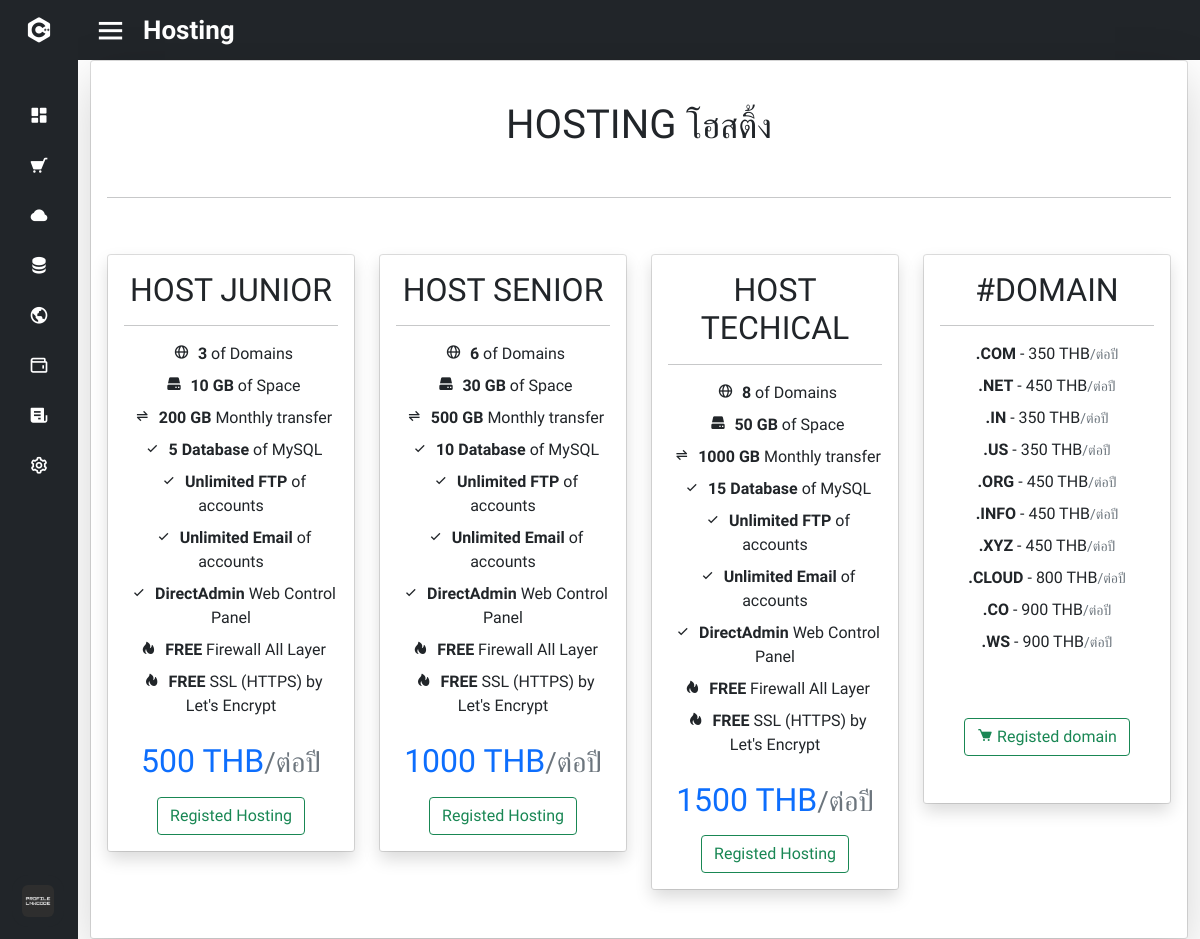
/gg/Hosting.php (signed in), run on the app's committed database.
### tables this page shows
CREATE TABLE IF NOT EXISTS `package_plan_hosting` (
  `pack_hosting_id` int(11) NOT NULL DEFAULT 0,
  `hosting_pack_domains` int(11) NOT NULL DEFAULT 0,
  `hosting_pack_space` int(11) NOT NULL DEFAULT 0,
  `hosting_pack_transfer` int(11) NOT NULL DEFAULT 0,
  `hosting_pack_database` int(11) NOT NULL DEFAULT 0,
  `hosting_pack_type` varchar(50) NOT NULL,
  `hosting_pack_price_y` float NOT NULL DEFAULT 0,
  `hosting_pack_name` varchar(50) DEFAULT NULL,
  PRIMARY KEY (`pack_hosting_id`),
  KEY `hosting_pack_type` (`hosting_pack_type`),
  CONSTRAINT `FK_package_plan_hosting_period_of_payment` FOREIGN KEY (`hosting_pack_type`) REFERENCES `period_of_payment` (`pop_id`) ON DELETE NO ACTION ON UPDATE NO ACTION
);

### gg/Hosting.php (the view, shortened to what this page needs)
<?php
    require_once 'config/db.php';
?>
<!DOCTYPE html>
<html lang="en" dir="ltr">
  <head>
    <link rel="stylesheet" href="stylet.css">
    <link href='https://unpkg.com/boxicons@2.0.7/css/boxicons.min.css' rel='stylesheet'>
    <link rel="stylesheet" href="https://cdn.jsdelivr.net/npm/bootstrap-icons@1.8.1/font/bootstrap-icons.css">
    <link rel="stylesheet" href="myProjects/webProject/icofont/css/icofont.min.css">
    <link rel="stylesheet" href="https://cdnjs.cloudflare.com/ajax/libs/font-awesome/4.7.0/css/font-awesome.min.css">
    <link href="https://cdn.jsdelivr.net/npm/bootstrap@5.1.3/dist/css/bootstrap.min.css" rel="stylesheet">
   </head>
<body>
  <div class="sidebar close">
    <div class="logo-details">
      <i class='bx bxl-c-plus-plus'></i>
    </div>
    <ul class="nav-links">
      <li>
        <a href="user.php">
          <i class='bx bxs-dashboard'></i>
        </a>
      </li>
      <li>
        <div class="iocn-link">
          <a href="#">
            <i class='bx bxs-cart bx-flip-horizontal' ></i>
          </a>
        </div>
      </li>
      <li>
        <a href="Clouds_server.php">
          <i class='bx bxs-cloud'></i>
        </a>
      </li>
      <li>
        <a href="Hosting.php">
          <i class='bx bxs-data' ></i>
        </a>
      </li>
      <li>
        <a href="Domain.php">
          <i class='bx bx-world' ></i>
        </a>
      </li>
      <li>
        <a href="topup.php">
          <i class='bx bx-wallet'></i>
        </a>
      </li>
      <li>
        <a href="receipt.php">
          <i class='bx bxs-receipt'></i>
        </a>
      </li>
      <li>
        <div class="iocn-link">
          <a href="#">
            <i class='bx bx-cog' ></i>
          </a>
        </div>
      </li>
      <li>
    <div class="profile-details">
      <div class="profile-content">
        <img src="image/profile.jpg" alt="profileImg">
      </div>
    </div>
  </li>
</ul>
  </div>
  <section class="home-section">
    <div class="home-content">
      <i class='bx bx-menu' style='color:#ffffff'></i>
      <span class="text" style='color:#ffffff'>Hosting</span>
    </div>
<div class="container">
  <div class="card text-center" style="width: auto;">
    <div class="card-body shadow-lg">
            <br>
            <h1 class="text-center">HOSTING <small class="font12">โฮสติ้ง</small></h1>
            <br>
            <hr>
            <br>
                    <div class="row mt-3 mb-2">
                        <?php
                          $result = $conn->query("SELECT * FROM package_plan_hosting");
                          if ($result !== false) {
                          while($item = $result->fetch()) {
                        ?>
                        <div class="col-6 col-md-6 col-lg-3">
                            <div class="card box-shadow mb-4">
                                <div class="card-body shadow">
                                    <h2 class="card-title text-center"><?php echo $item['hosting_pack_name'] ?></h2>
                                    <hr>
                                    <div class="my-3 text-left col-12 col-md-12">
                                        <div class="pb-2"><i class='bx bx-globe' style="width:25px"></i> <b><?php echo $item['hosting_pack_domains'] ?></b> of Domains </div>
                                        <div class="pb-2"><i class='bx bxs-hdd' style="width:25px"></i> <b><?php echo $item['hosting_pack_space'] ?> GB</b> of Space </div>
                                        <div class="pb-2"><i class='bx bx-transfer-alt' style="width:25px"></i> <b> <?php echo $item['hosting_pack_transfer'] ?> GB </b> Monthly transfer </div>
                                        <div class="pb-2"><i class='bx bx-check' style="width:25px"></i> <b><?php echo $item['hosting_pack_database'] ?> Database</b> of MySQL </div>
                                        <div class="pb-2"><i class='bx bx-check' style="width:25px"></i> <b>Unlimited FTP</b> of accounts</div>
                                        <div class="pb-2"><i class='bx bx-check' style="width:25px"></i> <b>Unlimited Email</b> of accounts </div>
                                        <div class="pb-2"><i class='bx bx-check' style="width:25px"></i> <b> DirectAdmin</b> Web Control Panel </div>
                                        <div class="pb-2"><i class='bx bxs-hot' style="width:25px"></i> <b> FREE</b> Firewall All Layer </div>
                                        <div class="pb-2"><i class='bx bxs-hot' style="width:25px"></i> <b> FREE</b> SSL (HTTPS) by Let's Encrypt </div>
                                    </div>
                                    <div class="my-2">
                                        <h2 class="text-primary font-weight-bold  text-center"><?php echo $item['hosting_pack_price_y'] ?> THB<small class="text-muted font12">/ต่อปี</small></h2>
                                    </div>
                                    <div class="mt-3 text-center">
                                        <td class="text-center align-middle">
                                        <a href="order_hosting.php?item=<?= $item['pack_hosting_id']; ?>" class="btn btn-block btn-outline-success">Registed Hosting</a>
                                        </td>
                                    </div>
                                </div>
                            </div>
                        </div>
                                <?php }
                               } ?>
                        <div class="col-6 col-md-6 col-lg-3">
                            <div class="card box-shadow mb-4">
                                <div class="card-body shadow" style="height: 548px;">
                                    <h2 class="card-title text-center">#DOMAIN</h2>
                                    <hr>
                                    <div class="my-3 text-left col-12 col-md-12">
                                        <div class="pb-2"><b>.COM</b> - 350 THB<small class="text-muted font12">/ต่อปี</small> </div>
                                        <div class="pb-2"><b>.NET</b>  - 450 THB<small class="text-muted font12">/ต่อปี</small> </div>
                                        <div class="pb-2"><b>.IN </b> - 350 THB<small class="text-muted font12">/ต่อปี</small> </div>
                                        <div class="pb-2"><b>.US</b> - 350 THB<small class="text-muted font12">/ต่อปี</small> </div>
                                        <div class="pb-2"><b>.ORG </b>  - 450 THB<small class="text-muted font12">/ต่อปี</small></div>
                                        <div class="pb-2"><b>.INFO </b> - 450 THB<small class="text-muted font12">/ต่อปี</small> </div>
                                        <div class="pb-2"><b>.XYZ</b> - 450 THB<small class="text-muted font12">/ต่อปี</small> </div>
                                        <div class="pb-2"><b>.CLOUD</b> - 800 THB<small class="text-muted font12">/ต่อปี</small></div>
                                        <div class="pb-2"><b>.CO </b> - 900 THB<small class="text-muted font12">/ต่อปี</small> </div>
                                        <div class="pb-2"><b>.WS  </b> - 900 THB<small class="text-muted font12">/ต่อปี</small> </div>
                                    </div>
                                    <br>
                                    <div class="mt-3 text-center">
                                        <td class="text-center align-middle">
                                            <a class="btn btn-block btn-outline-success" href="Domain.php"><i class='bx bxs-cart'></i> Registed domain</a>
                                        </td>
                                    </div>
                                </div>
                            </div>
                        </div>
                    </div>
</section>
</body>
</html>

### gg/stylet.css (style rules this page uses)
* { margin: 0; padding: 0; box-sizing: border-box; font-family: 'Mitr', sans-serif; }
.sidebar { position: fixed; top: 0; left: 0; height: 100%; width: 260px; background: #212529; z-index: 100; transition: all 0.5s ease; }
.sidebar.close { width: 78px; }
.sidebar .logo-details { height: 60px; width: 100%; display: flex; align-items: center; }
.sidebar .logo-details i { font-size: 30px; color: #fff; height: 50px; min-width: 78px; text-align: center; line-height: 50px; }
.sidebar .nav-links { height: 100%; padding: 30px 0 150px 0; overflow: auto; }
.sidebar.close .nav-links { overflow: visible; }
.sidebar .nav-links li { position: relative; list-style: none; transition: all 0.4s ease; }
.sidebar .nav-links li .iocn-link { display: flex; align-items: center; justify-content: space-between; }
.sidebar.close .nav-links li .iocn-link { display: block }
.sidebar .nav-links li i { height: 50px; min-width: 78px; text-align: center; line-height: 50px; color: #fff; font-size: 20px; cursor: pointer; transition: all 0.3s ease; }
.sidebar .nav-links li a { display: flex; align-items: center; text-decoration: none; }
.sidebar .profile-details { position: fixed; bottom: 0; width: 260px; display: flex; align-items: center; justify-content: space-between; background: #212529; padding: 12px 0; transition: all 0.5s ease; }
.sidebar.close .profile-details { background: none; }
.sidebar.close .profile-details { width: 78px; }
.sidebar .profile-details .profile-content { display: flex; align-items: center; }
.sidebar .profile-details img { height: 52px; width: 52px; object-fit: cover; border-radius: 16px; margin: 0 14px 0 12px; background: #212529; transition: all 0.5s ease; }
.sidebar.close .profile-details img { padding: 10px; }
.home-section { position: relative; background: #fff; height: 100vh; left: 260px; width: calc(100% - 260px); transition: all 0.5s ease; }
.sidebar.close ~ .home-section { left: 78px; width: calc(100% - 78px); }
.home-section .home-content { height: 60px; display: flex; align-items: center; }
.home-section .home-content .bx-menu, .home-section .home-content .text { color: #11101d; font-size: 35px; }
.home-section .home-content .bx-menu { margin: 0 15px; cursor: pointer; }
.home-section .home-content .text { font-size: 26px; font-weight: 600; }
.home-content { background: #212529; }

### data on the page
package_plan_hosting: hosting_pack_name "HOST JUNIOR", hosting_pack_domains "3", hosting_pack_space "10", hosting_pack_transfer "200", hosting_pack_database "5", hosting_pack_price_y "500"
package_plan_hosting: hosting_pack_name "HOST SENIOR", hosting_pack_domains "6", hosting_pack_space "30", hosting_pack_transfer "500", hosting_pack_database "10", hosting_pack_price_y "1000"
package_plan_hosting: hosting_pack_name "HOST TECHICAL", hosting_pack_domains "8", hosting_pack_space "50", hosting_pack_transfer "1000", hosting_pack_database "15", hosting_pack_price_y "1500"
